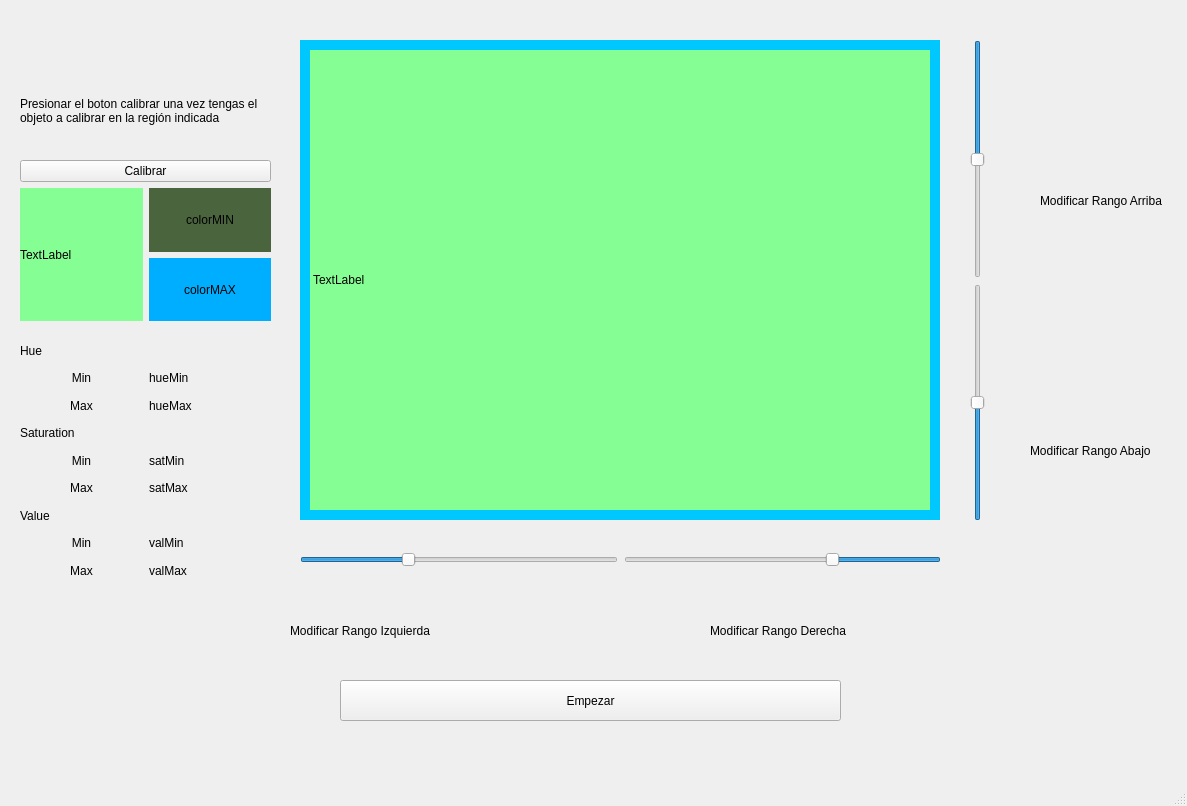
<?xml version="1.0" encoding="UTF-8"?>
<ui version="4.0">
 <class>MainWindow</class>
 <widget class="QMainWindow" name="MainWindow">
  <property name="geometry">
   <rect>
    <x>0</x>
    <y>0</y>
    <width>1187</width>
    <height>806</height>
   </rect>
  </property>
  <property name="windowTitle">
   <string>MainWindow</string>
  </property>
  <widget class="QWidget" name="centralwidget">
   <widget class="QWidget" name="verticalLayoutWidget">
    <property name="geometry">
     <rect>
      <x>20</x>
      <y>160</y>
      <width>251</width>
      <height>161</height>
     </rect>
    </property>
    <layout class="QVBoxLayout" name="verticalLayout">
     <property name="sizeConstraint">
      <enum>QLayout::SetNoConstraint</enum>
     </property>
     <item>
      <widget class="QPushButton" name="btnCalibrar">
       <property name="text">
        <string>Calibrar</string>
       </property>
      </widget>
     </item>
     <item>
      <layout class="QHBoxLayout" name="horizontalLayout">
       <item>
        <widget class="QLabel" name="labelCalibration">
         <property name="styleSheet">
          <string notr="true">background-color: rgb(133, 255, 147);

</string>
         </property>
         <property name="text">
          <string>TextLabel</string>
         </property>
        </widget>
       </item>
       <item>
        <layout class="QVBoxLayout" name="verticalLayout_3">
         <item>
          <widget class="QLabel" name="labelcolormin">
           <property name="styleSheet">
            <string notr="true">background-color: hsv(100, 100, 100);</string>
           </property>
           <property name="text">
            <string>colorMIN</string>
           </property>
           <property name="alignment">
            <set>Qt::AlignCenter</set>
           </property>
          </widget>
         </item>
         <item>
          <widget class="QLabel" name="labelcolormax">
           <property name="styleSheet">
            <string notr="true">background-color: rgb(0, 174, 255);</string>
           </property>
           <property name="text">
            <string>colorMAX</string>
           </property>
           <property name="alignment">
            <set>Qt::AlignCenter</set>
           </property>
          </widget>
         </item>
        </layout>
       </item>
      </layout>
     </item>
    </layout>
   </widget>
   <widget class="QLabel" name="qlabel">
    <property name="geometry">
     <rect>
      <x>300</x>
      <y>40</y>
      <width>640</width>
      <height>480</height>
     </rect>
    </property>
    <property name="styleSheet">
     <string notr="true">background-color: rgb(133, 255, 147);
border: 10px solid rgb(0, 200, 255);
</string>
    </property>
    <property name="text">
     <string>TextLabel</string>
    </property>
   </widget>
   <widget class="QWidget" name="verticalLayoutWidget_2">
    <property name="geometry">
     <rect>
      <x>20</x>
      <y>340</y>
      <width>251</width>
      <height>241</height>
     </rect>
    </property>
    <layout class="QVBoxLayout" name="verticalLayout_2">
     <item>
      <widget class="QLabel" name="label">
       <property name="text">
        <string>Hue</string>
       </property>
      </widget>
     </item>
     <item>
      <layout class="QHBoxLayout" name="horizontalLayout_2">
       <item>
        <widget class="QLabel" name="label_6">
         <property name="layoutDirection">
          <enum>Qt::LeftToRight</enum>
         </property>
         <property name="text">
          <string>Min</string>
         </property>
         <property name="alignment">
          <set>Qt::AlignCenter</set>
         </property>
        </widget>
       </item>
       <item>
        <widget class="QLabel" name="labelhuemin">
         <property name="text">
          <string>hueMin</string>
         </property>
        </widget>
       </item>
      </layout>
     </item>
     <item>
      <layout class="QHBoxLayout" name="horizontalLayout_3">
       <item>
        <widget class="QLabel" name="label_7">
         <property name="layoutDirection">
          <enum>Qt::LeftToRight</enum>
         </property>
         <property name="text">
          <string>Max</string>
         </property>
         <property name="alignment">
          <set>Qt::AlignCenter</set>
         </property>
        </widget>
       </item>
       <item>
        <widget class="QLabel" name="labelhuemax">
         <property name="text">
          <string>hueMax</string>
         </property>
        </widget>
       </item>
      </layout>
     </item>
     <item>
      <widget class="QLabel" name="label_2">
       <property name="text">
        <string>Saturation</string>
       </property>
      </widget>
     </item>
     <item>
      <layout class="QHBoxLayout" name="horizontalLayout_5">
       <item>
        <widget class="QLabel" name="label_10">
         <property name="layoutDirection">
          <enum>Qt::LeftToRight</enum>
         </property>
         <property name="text">
          <string>Min</string>
         </property>
         <property name="alignment">
          <set>Qt::AlignCenter</set>
         </property>
        </widget>
       </item>
       <item>
        <widget class="QLabel" name="labelsatmin">
         <property name="text">
          <string>satMin</string>
         </property>
        </widget>
       </item>
      </layout>
     </item>
     <item>
      <layout class="QHBoxLayout" name="horizontalLayout_6">
       <item>
        <widget class="QLabel" name="label_12">
         <property name="layoutDirection">
          <enum>Qt::LeftToRight</enum>
         </property>
         <property name="text">
          <string>Max</string>
         </property>
         <property name="alignment">
          <set>Qt::AlignCenter</set>
         </property>
        </widget>
       </item>
       <item>
        <widget class="QLabel" name="labelsatmax">
         <property name="text">
          <string>satMax</string>
         </property>
        </widget>
       </item>
      </layout>
     </item>
     <item>
      <widget class="QLabel" name="label_3">
       <property name="text">
        <string>Value</string>
       </property>
      </widget>
     </item>
     <item>
      <layout class="QHBoxLayout" name="horizontalLayout_7">
       <item>
        <widget class="QLabel" name="label_14">
         <property name="layoutDirection">
          <enum>Qt::LeftToRight</enum>
         </property>
         <property name="text">
          <string>Min</string>
         </property>
         <property name="alignment">
          <set>Qt::AlignCenter</set>
         </property>
        </widget>
       </item>
       <item>
        <widget class="QLabel" name="labelvalmin">
         <property name="text">
          <string>valMin</string>
         </property>
        </widget>
       </item>
      </layout>
     </item>
     <item>
      <layout class="QHBoxLayout" name="horizontalLayout_8">
       <item>
        <widget class="QLabel" name="label_16">
         <property name="layoutDirection">
          <enum>Qt::LeftToRight</enum>
         </property>
         <property name="text">
          <string>Max</string>
         </property>
         <property name="alignment">
          <set>Qt::AlignCenter</set>
         </property>
        </widget>
       </item>
       <item>
        <widget class="QLabel" name="labelvalmax">
         <property name="text">
          <string>valMax</string>
         </property>
        </widget>
       </item>
      </layout>
     </item>
    </layout>
   </widget>
   <widget class="QPushButton" name="btnEmpezar">
    <property name="geometry">
     <rect>
      <x>340</x>
      <y>680</y>
      <width>501</width>
      <height>41</height>
     </rect>
    </property>
    <property name="text">
     <string>Empezar</string>
    </property>
   </widget>
   <widget class="QWidget" name="horizontalLayoutWidget">
    <property name="geometry">
     <rect>
      <x>300</x>
      <y>520</y>
      <width>641</width>
      <height>80</height>
     </rect>
    </property>
    <layout class="QHBoxLayout" name="horizontalLayout_4">
     <item>
      <widget class="QSlider" name="leftSlider">
       <property name="minimum">
        <number>50</number>
       </property>
       <property name="maximum">
        <number>200</number>
       </property>
       <property name="value">
        <number>100</number>
       </property>
       <property name="orientation">
        <enum>Qt::Horizontal</enum>
       </property>
      </widget>
     </item>
     <item>
      <widget class="QSlider" name="rightSlider">
       <property name="minimum">
        <number>50</number>
       </property>
       <property name="maximum">
        <number>200</number>
       </property>
       <property name="value">
        <number>100</number>
       </property>
       <property name="orientation">
        <enum>Qt::Horizontal</enum>
       </property>
       <property name="invertedAppearance">
        <bool>true</bool>
       </property>
      </widget>
     </item>
    </layout>
   </widget>
   <widget class="QWidget" name="verticalLayoutWidget_4">
    <property name="geometry">
     <rect>
      <x>970</x>
      <y>40</y>
      <width>51</width>
      <height>481</height>
     </rect>
    </property>
    <layout class="QVBoxLayout" name="verticalLayout_5">
     <item>
      <widget class="QSlider" name="upSlider">
       <property name="minimum">
        <number>25</number>
       </property>
       <property name="maximum">
        <number>125</number>
       </property>
       <property name="value">
        <number>75</number>
       </property>
       <property name="orientation">
        <enum>Qt::Vertical</enum>
       </property>
       <property name="invertedAppearance">
        <bool>true</bool>
       </property>
      </widget>
     </item>
     <item>
      <widget class="QSlider" name="downSlider">
       <property name="minimum">
        <number>25</number>
       </property>
       <property name="maximum">
        <number>125</number>
       </property>
       <property name="value">
        <number>75</number>
       </property>
       <property name="orientation">
        <enum>Qt::Vertical</enum>
       </property>
      </widget>
     </item>
    </layout>
   </widget>
   <widget class="QLabel" name="label_4">
    <property name="geometry">
     <rect>
      <x>20</x>
      <y>80</y>
      <width>251</width>
      <height>61</height>
     </rect>
    </property>
    <property name="text">
     <string>Presionar el boton calibrar una vez tengas el objeto a calibrar en la región indicada</string>
    </property>
    <property name="wordWrap">
     <bool>true</bool>
    </property>
   </widget>
   <widget class="QLabel" name="label_5">
    <property name="geometry">
     <rect>
      <x>290</x>
      <y>610</y>
      <width>301</width>
      <height>41</height>
     </rect>
    </property>
    <property name="text">
     <string>Modificar Rango Izquierda</string>
    </property>
    <property name="wordWrap">
     <bool>true</bool>
    </property>
   </widget>
   <widget class="QLabel" name="label_8">
    <property name="geometry">
     <rect>
      <x>710</x>
      <y>610</y>
      <width>171</width>
      <height>41</height>
     </rect>
    </property>
    <property name="text">
     <string>Modificar Rango Derecha</string>
    </property>
    <property name="wordWrap">
     <bool>true</bool>
    </property>
   </widget>
   <widget class="QLabel" name="label_9">
    <property name="geometry">
     <rect>
      <x>1040</x>
      <y>180</y>
      <width>171</width>
      <height>41</height>
     </rect>
    </property>
    <property name="text">
     <string>Modificar Rango Arriba</string>
    </property>
    <property name="wordWrap">
     <bool>true</bool>
    </property>
   </widget>
   <widget class="QLabel" name="label_11">
    <property name="geometry">
     <rect>
      <x>1030</x>
      <y>430</y>
      <width>171</width>
      <height>41</height>
     </rect>
    </property>
    <property name="text">
     <string>Modificar Rango Abajo</string>
    </property>
    <property name="wordWrap">
     <bool>true</bool>
    </property>
   </widget>
  </widget>
  <widget class="QMenuBar" name="menubar">
   <property name="geometry">
    <rect>
     <x>0</x>
     <y>0</y>
     <width>1187</width>
     <height>26</height>
    </rect>
   </property>
  </widget>
  <widget class="QStatusBar" name="statusbar"/>
 </widget>
 <resources/>
 <connections/>
</ui>
